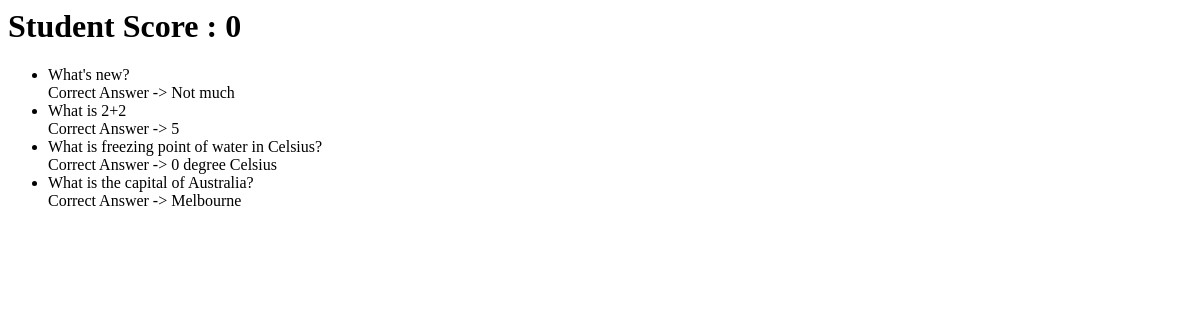
/quiz/submit/1/, run on an earlier commit of the app's database.
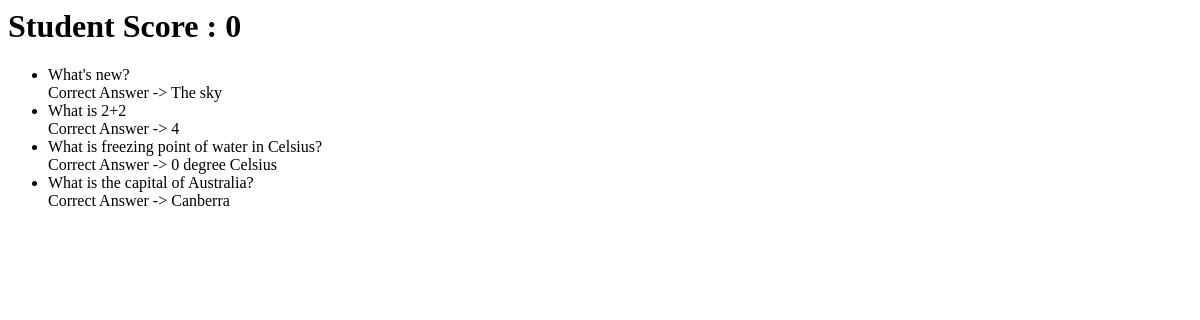
And on a later commit of the database.
### quiz/models.py (models this page shows, shortened)
class Question(models.Model):
    question_text = models.CharField(max_length=200)
    right_choice = models.IntegerField(default = 1) #indicates correct choice for each Ques. object
    q_attempted= models.IntegerField(default=0) # to check if the question is attempted yet in the Quiz or not
    def display_answer(self):
        corr_choice= self.choice_set.get(choice_seq=self.right_choice)
        answer= corr_choice.choice_text
        return (answer)

class Choice(models.Model):
    question = models.ForeignKey(Question, on_delete=models.CASCADE)
    choice_text = models.CharField(max_length=200)
    choice_seq = models.IntegerField(default=1) # Willl Store at which position i.e. (1-4) will the option be displayed and correspond to for the question

### quiz/views.py (the view)
# urls.py: path('submit/<int:student_id>/', views.submit, name='submit'),
def submit(request, student_id):
    student=get_object_or_404(Student,pk=student_id)
    question_list = Question.objects.all()
    context = {'question_list': question_list, 'student' : student}
    return render(request, 'quiz/submit.html', context)

### quiz/templates/quiz/submit.html
<h1>Student Score : {{student.student_score}} </h1>
{% if question_list %}
    <ul>
    {% for question in question_list %}
        <li>{{ question.question_text }} <br>
        Correct Answer -> {{question.display_answer}}
        </li>
    {% endfor %}
    </ul>
{% else %}
    <p>No Questions are available for this quiz. Please try next Quiz.</p>
{% endif %}

What changed in the data, as far as the page shows it:
changed Question "What's new?": display_answer "Not much" → "The sky"
changed Question "What is 2+2": display_answer "5" → "4"
changed Question "What is the capital of Australia?": display_answer "Melbourne" → "Canberra"
